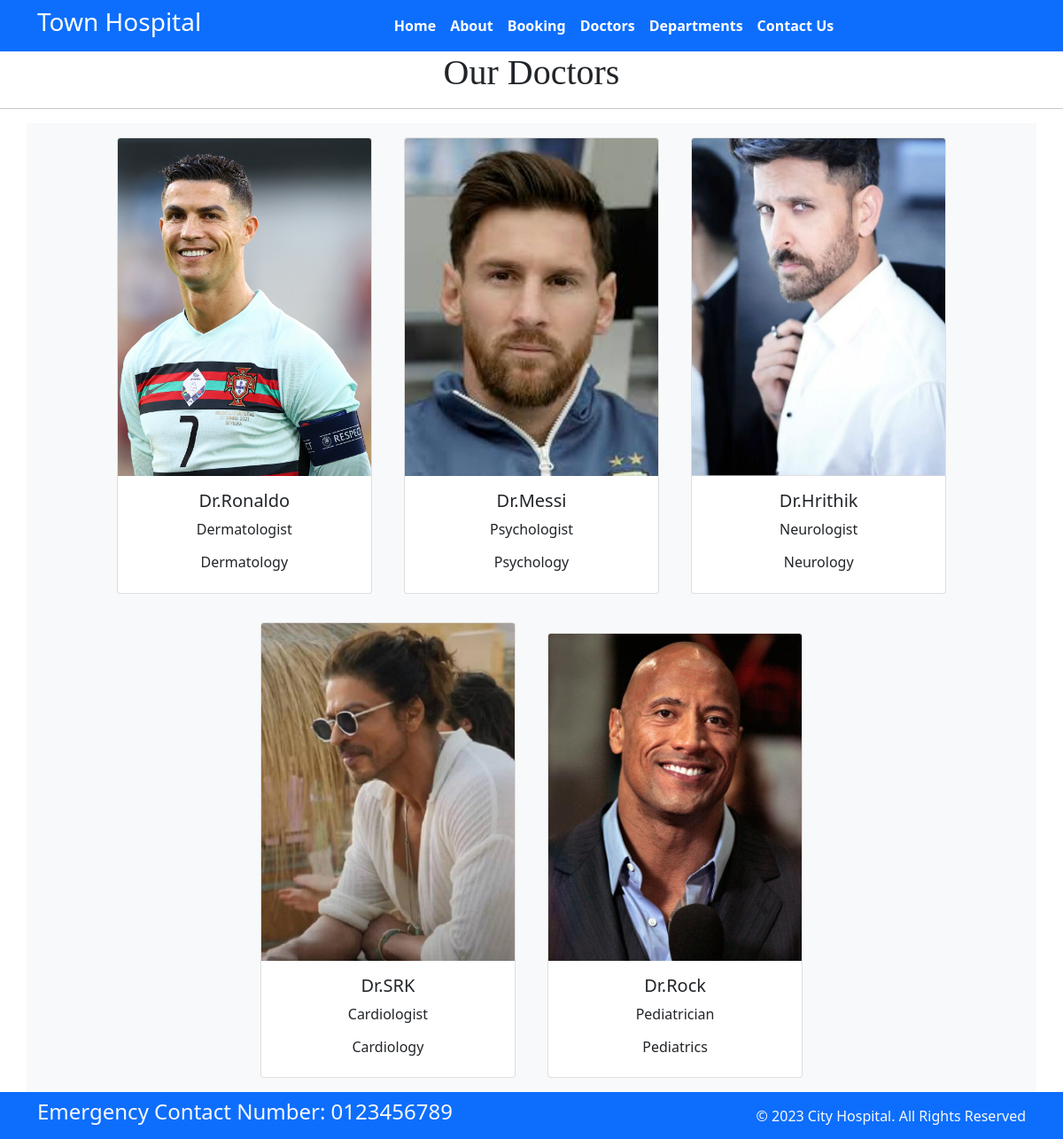
The app's page /doctors/ with its own data.
### home/models.py (models this page shows, shortened)
class Doctors(models.Model):
    doc_name = models.CharField(max_length=255)
    doc_spec = models.CharField(max_length=255)
    dep_name = models.ForeignKey(Department,on_delete=models.CASCADE)
    doc_image = models.ImageField(upload_to='doctors')

class Department(models.Model):
    dep_name = models.CharField(max_length=100)
    dep_description=models.TextField(max_length=250)
    def __str__(self):
        return self.dep_name

### home/views.py (the view)
# urls.py: path('doctors/',views.doctors,name="doctors"),
def doctors(request):
    dict_docs = {
        'doctors':Doctors.objects.all()
    }
    return render(request,'doctors.html',dict_docs)

### templates/doctors.html (shortened to what this page needs)
{% extends "base.html" %}
{% block content %}
<h1 class=text-center style="font-family:Verdana;">Our Doctors </h1>
<hr>
<div class='container text-center bg-light'>
    {% for d in doctors%}
    <div class="card text-center mx-3 my-3" style="width: 18rem;display:inline-block">
        <img src="{{d.doc_image.url}} " class="card-img-top" alt="...">
        <div class="card-body">
          <h5 class="card-title">Dr.{{d.doc_name}}</h5>
          <p class="card-text">{{d.doc_spec}}</p>
          <h6> {{d.dep_name}} </h6>
        </div>
    </div>
    {% endfor %}
</div>
{% endblock %}

### templates/base.html (shortened to what this page needs)
{% load static %}
<!DOCTYPE html>
<html>
  <head>
    <link rel="stylesheet"
      href=" https://cdn.jsdelivr.net/npm/bootstrap@5.1.3/dist/css/bootstrap.min.css ">
    <link rel="stylesheet"
      href="https://use.fontawesome.com/releases/v5.2.0/css/all.css">
    <link rel="stylesheet" href= "{% static '/css/style.css' %}">
  </head>
  <body>
    <nav class="navbar bg-primary navbar-expand-md ">
      <div class="container">
        <div class="col-2 text-left pl-md-0">
          <h3 class="text-white"> Town Hospital </h3>
        </div>
        <div
          class="collapse navbar-collapse justify-content-center col-md-8 navbar-collapse-3">
          <ul class="navbar-nav justify-content-center  fw-bold">
            <li class="nav-item active">
              <a class="nav-link text-white" href="{% url 'home' %}">Home </a>
            </li>
            <li class="nav-item">
              <a class="nav-link text-white" href="{% url 'about' %}">About</a>
            </li>
            <li class="nav-item">
              <a class="nav-link text-white" href="{% url 'booking' %}">Booking</a>
            </li>
            <li class="nav-item">
              <a class="nav-link text-white" href="{% url 'doctors' %}">Doctors</a>
            </li>
			 <li class="nav-item">
              <a class="nav-link text-white" href="{% url 'department' %}">Departments</a>
            </li>
            <li class="nav-item">
              <a class="nav-link text-white" href="{% url 'contact' %}">Contact Us</a>
            </li>
          </ul>
        </div>
      </div>
    </nav>
    {% block content %}
    {% endblock %}
    <section class="">
      <footer class="pt-2 pb-2  bg-primary text-light">
        <div class="container">
          <div class="row align-items-center">
            <div class="col-12 col-md-8">
              <h4>Emergency Contact Number: 0123456789</h4>
            </div>
            <div class="col-12 col-md-4 mt-4 mt-md-0 text-center text-md-end">
              © 2023 City Hospital. All Rights Reserved
            </div>
          </div>
        </div>
      </footer>
    </section>
  </body>
</html>

### records on screen
Doctors: doc_image (picture), doc_name "Ronaldo", doc_spec "Dermatologist", dep_name "Dermatology"
Doctors: doc_image (picture), doc_name "Messi", doc_spec "Psychologist", dep_name "Psychology"
Doctors: doc_image (picture), doc_name "Hrithik", doc_spec "Neurologist", dep_name "Neurology"
Doctors: doc_image (picture), doc_name "SRK", doc_spec "Cardiologist", dep_name "Cardiology"
Doctors: doc_image (picture), doc_name "Rock", doc_spec "Pediatrician", dep_name "Pediatrics"
